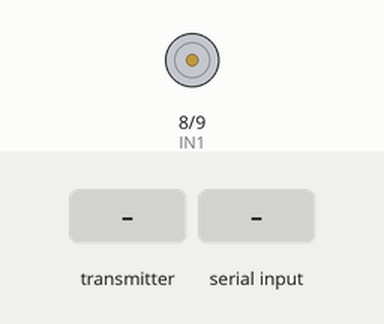
Bench run of a sketch on a simulated Arduino Mega 2560, built with avr-gcc and run on an emulated ATmega2560. Shown: motor-driver pin pairs drawn as motors (green arrow = first pin HIGH = forward, orange = second pin HIGH = backward, longer = more drive, scaled by the enable pin). The inputs (shaded band) are chosen by the test bench. What the sketch prints to the serial monitor is not drawn.

Above: at 1.2 s.
1.3 s: the transmitter starts sending readChannel.1 = 1000
At 2.0 s:
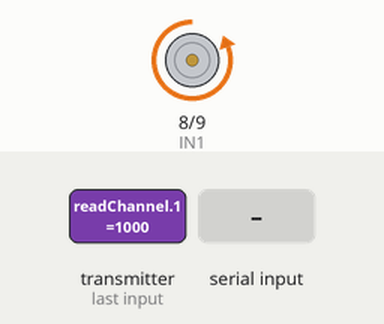
2.8 s: "1" received over Serial
4.3 s: the transmitter starts sending readChannel.1 = 2000
At 5.5 s:
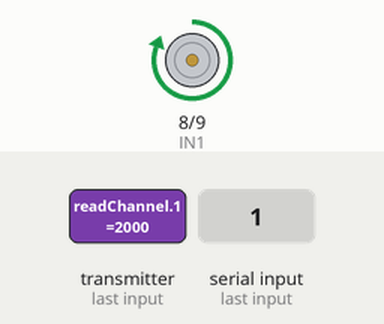
10.3 s: the transmitter starts sending readChannel.1 = 1250
At 11.3 s:
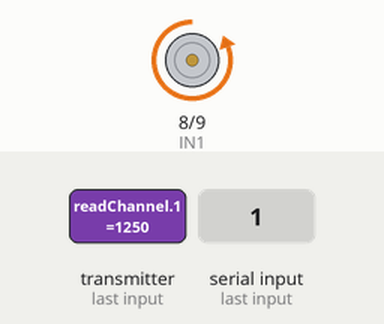
13.3 s: "0" received over Serial
Timing chart, 0 to 16.3 s (numbered marks = the images above; inputs shaded):
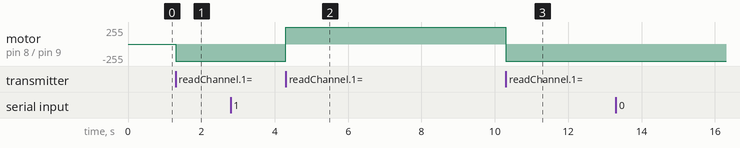

Measured:
- after the input at 1.3 s, motor on pin 8 (IN1) / pin 9 (IN2): stopped → backward 255/255 at once
- after the input at 4.3 s, motor on pin 8 (IN1) / pin 9 (IN2): backward 255/255 → forward 255/255 at once
- after the input at 10.3 s, motor on pin 8 (IN1) / pin 9 (IN2): forward 255/255 → backward 255/255 at once

The sketch:

rotate_dc_gear_any-rpm_l298.ino
```cpp
// L298 Motor Driver with Arduino Serial Control
// Command from Serial Monitor:
// 0 = Stop motor
// 1 = Forward for 1 second
// 2 = Reverse for 1 second

#include <IBusBM.h>

// ----- RC Input -----
IBusBM ibus;


// Pin definitions
const int ENA = 10;  // L298 ENA (Enable A)
const int IN1 = 8;   // L298 IN1
const int IN2 = 9;   // L298 IN2

// ----- Variables -----
char inChar = 0;             // Serial character input
bool commandSet = false;     // Track whether any command was activated
const int speedMin = 255;

void setup() {
  // Set motor control pins as output
  pinMode(ENA, OUTPUT);
  pinMode(IN1, OUTPUT);
  pinMode(IN2, OUTPUT);

  // Start serial communication
  Serial.begin(115200);
  ibus.begin(Serial1);      // iBUS RX on Serial1 (Pin 19 on Mega)
  Serial.println("Enter command: 0=Stop, 1=Forward 1s, 2=Reverse 1s");
}
// ===== MAIN LOOP =====
void loop() {
  commandSet = false;  // Reset command flag

  // --- Check Serial Command ---
  if (Serial.available()) {
    delay(10);
    inChar = (char)Serial.read();

    switch (inChar) {
      case '0': stopMotor();       break;
      case '1': forward(speedMin); break;
      case '2': reverse(speedMin); break;
    }

    commandSet = true;  // Serial input takes control
  }

  // --- RC Input Check (Priority Only If No Serial Command Issued) ---
  if (!commandSet) {
    int ch1Value = ibus.readChannel(0); // CH1 (Steering)
    int ch2Value = ibus.readChannel(1); // CH2 (Throttle)

    bool rcAction = false;

    if (ch2Value >= 1000 && ch2Value <= 1250) {
      reverse(speedMin);
      rcAction = true;
    } else if (ch2Value >= 1750 && ch2Value <= 2000) {
      forward(speedMin);
      rcAction = true;
    }

    // if (ch1Value >= 1000 && ch1Value <= 1450) {
    //   doLeftTurn();
    //   rcAction = true;
    // } else if (ch1Value >= 1550 && ch1Value <= 2000) {
    //   doRightTurn();
    //   rcAction = true;
    // }

    if (!rcAction) {
      stopMotor();
    }
  }

}


// Motor control functions
void forward(int speed) {
  Serial.println("Command: Forward");
  digitalWrite(IN1, HIGH);
  digitalWrite(IN2, LOW);
  analogWrite(ENA, speed); // PWM speed control
}

void reverse(int speed) {
  Serial.println("Command: Reverse");
  digitalWrite(IN1, LOW);
  digitalWrite(IN2, HIGH);
  analogWrite(ENA, speed); // PWM speed control
}

void stopMotor() {
  Serial.println("Command: Stop");
  digitalWrite(IN1, LOW);
  digitalWrite(IN2, LOW);
  digitalWrite(ENA, LOW); // Disable motor
}
```
